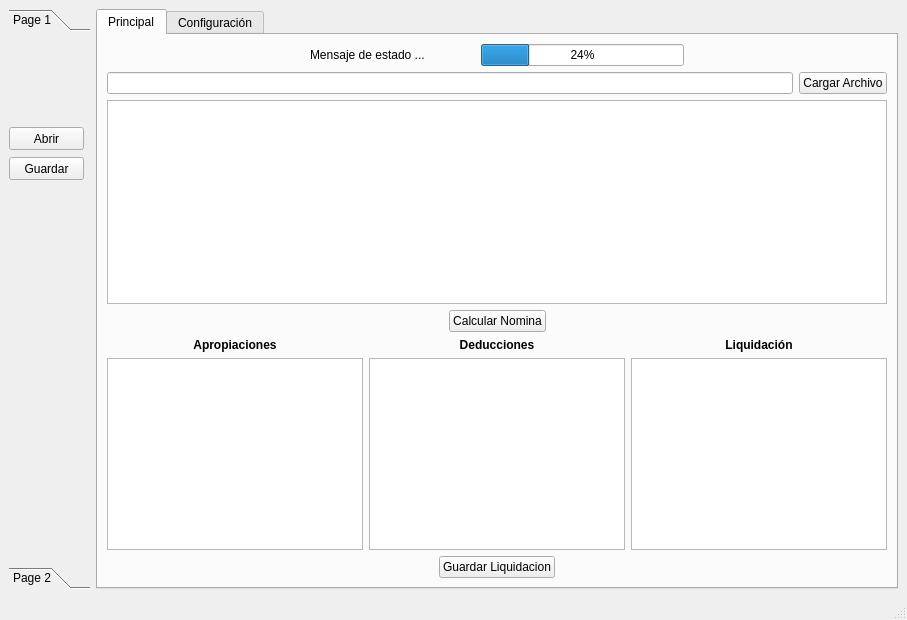
<?xml version="1.0" encoding="UTF-8"?>
<ui version="4.0">
 <class>MainWindow</class>
 <widget class="QMainWindow" name="MainWindow">
  <property name="geometry">
   <rect>
    <x>0</x>
    <y>0</y>
    <width>907</width>
    <height>620</height>
   </rect>
  </property>
  <property name="sizePolicy">
   <sizepolicy hsizetype="Fixed" vsizetype="Fixed">
    <horstretch>0</horstretch>
    <verstretch>0</verstretch>
   </sizepolicy>
  </property>
  <property name="maximumSize">
   <size>
    <width>907</width>
    <height>620</height>
   </size>
  </property>
  <property name="windowTitle">
   <string>NominaHelper</string>
  </property>
  <widget class="QWidget" name="centralwidget">
   <layout class="QHBoxLayout" name="horizontalLayout_9">
    <item>
     <widget class="QToolBox" name="barra">
      <property name="currentIndex">
       <number>0</number>
      </property>
      <widget class="QWidget" name="page">
       <property name="geometry">
        <rect>
         <x>0</x>
         <y>0</y>
         <width>69</width>
         <height>528</height>
        </rect>
       </property>
       <attribute name="label">
        <string>Page 1</string>
       </attribute>
       <widget class="QPushButton" name="boton_abrir">
        <property name="geometry">
         <rect>
          <x>0</x>
          <y>90</y>
          <width>75</width>
          <height>23</height>
         </rect>
        </property>
        <property name="text">
         <string>Abrir</string>
        </property>
       </widget>
       <widget class="QPushButton" name="pushButton_2">
        <property name="geometry">
         <rect>
          <x>0</x>
          <y>120</y>
          <width>75</width>
          <height>23</height>
         </rect>
        </property>
        <property name="toolTip">
         <string>Guarde su archivo de nomina...</string>
        </property>
        <property name="text">
         <string>Guardar</string>
        </property>
       </widget>
      </widget>
      <widget class="QWidget" name="page_2">
       <property name="geometry">
        <rect>
         <x>0</x>
         <y>0</y>
         <width>69</width>
         <height>528</height>
        </rect>
       </property>
       <attribute name="label">
        <string>Page 2</string>
       </attribute>
      </widget>
     </widget>
    </item>
    <item>
     <widget class="QTabWidget" name="tabWidget">
      <property name="currentIndex">
       <number>0</number>
      </property>
      <widget class="QWidget" name="tab">
       <attribute name="title">
        <string>Principal</string>
       </attribute>
       <layout class="QHBoxLayout" name="horizontalLayout">
        <item>
         <layout class="QVBoxLayout" name="verticalLayout_3">
          <item>
           <layout class="QHBoxLayout" name="horizontalLayout_5">
            <item>
             <spacer name="horizontalSpacer_4">
              <property name="orientation">
               <enum>Qt::Horizontal</enum>
              </property>
              <property name="sizeHint" stdset="0">
               <size>
                <width>40</width>
                <height>20</height>
               </size>
              </property>
             </spacer>
            </item>
            <item>
             <widget class="QLabel" name="mensaje_progreso">
              <property name="text">
               <string>Mensaje de estado ...</string>
              </property>
             </widget>
            </item>
            <item>
             <spacer name="horizontalSpacer_6">
              <property name="orientation">
               <enum>Qt::Horizontal</enum>
              </property>
              <property name="sizeType">
               <enum>QSizePolicy::Maximum</enum>
              </property>
              <property name="sizeHint" stdset="0">
               <size>
                <width>50</width>
                <height>20</height>
               </size>
              </property>
             </spacer>
            </item>
            <item>
             <widget class="QProgressBar" name="barra_progreso">
              <property name="value">
               <number>24</number>
              </property>
             </widget>
            </item>
            <item>
             <spacer name="horizontalSpacer_5">
              <property name="orientation">
               <enum>Qt::Horizontal</enum>
              </property>
              <property name="sizeHint" stdset="0">
               <size>
                <width>40</width>
                <height>20</height>
               </size>
              </property>
             </spacer>
            </item>
           </layout>
          </item>
          <item>
           <layout class="QHBoxLayout" name="horizontalLayout_2">
            <property name="sizeConstraint">
             <enum>QLayout::SetDefaultConstraint</enum>
            </property>
            <item>
             <widget class="QLineEdit" name="ruta_archivo_nomina"/>
            </item>
            <item>
             <widget class="QPushButton" name="boton_cargar_archivo">
              <property name="text">
               <string>Cargar Archivo</string>
              </property>
             </widget>
            </item>
           </layout>
          </item>
          <item>
           <widget class="QTableWidget" name="tabla_empleados"/>
          </item>
          <item>
           <layout class="QHBoxLayout" name="horizontalLayout_3">
            <item>
             <spacer name="horizontalSpacer">
              <property name="orientation">
               <enum>Qt::Horizontal</enum>
              </property>
              <property name="sizeHint" stdset="0">
               <size>
                <width>40</width>
                <height>20</height>
               </size>
              </property>
             </spacer>
            </item>
            <item>
             <widget class="QPushButton" name="boton_calcular_nomina">
              <property name="text">
               <string>Calcular Nomina</string>
              </property>
             </widget>
            </item>
            <item>
             <spacer name="horizontalSpacer_2">
              <property name="orientation">
               <enum>Qt::Horizontal</enum>
              </property>
              <property name="sizeHint" stdset="0">
               <size>
                <width>40</width>
                <height>20</height>
               </size>
              </property>
             </spacer>
            </item>
           </layout>
          </item>
          <item>
           <layout class="QHBoxLayout" name="horizontalLayout_4">
            <item>
             <layout class="QVBoxLayout" name="verticalLayout_4">
              <item>
               <widget class="QLabel" name="label_2">
                <property name="font">
                 <font>
                  <weight>75</weight>
                  <bold>true</bold>
                 </font>
                </property>
                <property name="text">
                 <string>Apropiaciones</string>
                </property>
                <property name="alignment">
                 <set>Qt::AlignCenter</set>
                </property>
               </widget>
              </item>
              <item>
               <widget class="QTableWidget" name="tabla_apropiaciones"/>
              </item>
             </layout>
            </item>
            <item>
             <layout class="QVBoxLayout" name="verticalLayout_5">
              <item>
               <widget class="QLabel" name="label_3">
                <property name="font">
                 <font>
                  <weight>75</weight>
                  <bold>true</bold>
                 </font>
                </property>
                <property name="text">
                 <string>Deducciones</string>
                </property>
                <property name="alignment">
                 <set>Qt::AlignCenter</set>
                </property>
               </widget>
              </item>
              <item>
               <widget class="QTableWidget" name="tabla_deducciones"/>
              </item>
             </layout>
            </item>
            <item>
             <layout class="QVBoxLayout" name="verticalLayout_6">
              <item>
               <widget class="QLabel" name="label_4">
                <property name="font">
                 <font>
                  <weight>75</weight>
                  <bold>true</bold>
                 </font>
                </property>
                <property name="text">
                 <string>Liquidación</string>
                </property>
                <property name="alignment">
                 <set>Qt::AlignCenter</set>
                </property>
               </widget>
              </item>
              <item>
               <widget class="QTableWidget" name="tabla_liquidacion"/>
              </item>
             </layout>
            </item>
           </layout>
          </item>
          <item>
           <layout class="QHBoxLayout" name="horizontalLayout_6">
            <item>
             <spacer name="horizontalSpacer_3">
              <property name="orientation">
               <enum>Qt::Horizontal</enum>
              </property>
              <property name="sizeHint" stdset="0">
               <size>
                <width>40</width>
                <height>20</height>
               </size>
              </property>
             </spacer>
            </item>
            <item>
             <widget class="QPushButton" name="boton_guardar_liquidacion">
              <property name="text">
               <string>Guardar Liquidacion</string>
              </property>
             </widget>
            </item>
            <item>
             <spacer name="horizontalSpacer_7">
              <property name="orientation">
               <enum>Qt::Horizontal</enum>
              </property>
              <property name="sizeHint" stdset="0">
               <size>
                <width>40</width>
                <height>20</height>
               </size>
              </property>
             </spacer>
            </item>
           </layout>
          </item>
         </layout>
        </item>
       </layout>
      </widget>
      <widget class="QWidget" name="tab_2">
       <attribute name="title">
        <string>Configuración</string>
       </attribute>
       <layout class="QHBoxLayout" name="horizontalLayout_7">
        <item>
         <layout class="QVBoxLayout" name="verticalLayout_7">
          <item>
           <layout class="QFormLayout" name="formLayout">
            <property name="labelAlignment">
             <set>Qt::AlignRight|Qt::AlignTrailing|Qt::AlignVCenter</set>
            </property>
            <property name="formAlignment">
             <set>Qt::AlignRight|Qt::AlignTop|Qt::AlignTrailing</set>
            </property>
            <item row="0" column="0">
             <widget class="QLabel" name="label_5">
              <property name="layoutDirection">
               <enum>Qt::LeftToRight</enum>
              </property>
              <property name="text">
               <string>Nombre archivo errores</string>
              </property>
              <property name="alignment">
               <set>Qt::AlignRight|Qt::AlignTrailing|Qt::AlignVCenter</set>
              </property>
             </widget>
            </item>
            <item row="0" column="1">
             <widget class="QLineEdit" name="nombre_archivo_errores"/>
            </item>
            <item row="1" column="0">
             <widget class="QLabel" name="label_6">
              <property name="text">
               <string>Nombre archivo registro</string>
              </property>
              <property name="alignment">
               <set>Qt::AlignRight|Qt::AlignTrailing|Qt::AlignVCenter</set>
              </property>
             </widget>
            </item>
            <item row="1" column="1">
             <widget class="QLineEdit" name="nombre_archivo_registro"/>
            </item>
            <item row="2" column="0">
             <widget class="QLabel" name="label_7">
              <property name="text">
               <string>Nombre archivo liquidación</string>
              </property>
              <property name="alignment">
               <set>Qt::AlignRight|Qt::AlignTrailing|Qt::AlignVCenter</set>
              </property>
             </widget>
            </item>
            <item row="3" column="0">
             <widget class="QLabel" name="label_8">
              <property name="text">
               <string>Numero mínimo de lineas</string>
              </property>
              <property name="alignment">
               <set>Qt::AlignRight|Qt::AlignTrailing|Qt::AlignVCenter</set>
              </property>
             </widget>
            </item>
            <item row="5" column="0">
             <widget class="QLabel" name="label_10">
              <property name="text">
               <string>Auxilio de Transporte</string>
              </property>
              <property name="alignment">
               <set>Qt::AlignRight|Qt::AlignTrailing|Qt::AlignVCenter</set>
              </property>
             </widget>
            </item>
            <item row="6" column="0">
             <widget class="QLabel" name="label_11">
              <property name="text">
               <string>Tope Auxilio de Transporte</string>
              </property>
              <property name="alignment">
               <set>Qt::AlignRight|Qt::AlignTrailing|Qt::AlignVCenter</set>
              </property>
             </widget>
            </item>
            <item row="7" column="0">
             <widget class="QLabel" name="label_12">
              <property name="text">
               <string>Tope Fondo Solidaridad</string>
              </property>
              <property name="alignment">
               <set>Qt::AlignRight|Qt::AlignTrailing|Qt::AlignVCenter</set>
              </property>
             </widget>
            </item>
            <item row="8" column="0">
             <widget class="QLabel" name="label_13">
              <property name="text">
               <string>Porcentaje Fondo Solidaridad</string>
              </property>
              <property name="alignment">
               <set>Qt::AlignRight|Qt::AlignTrailing|Qt::AlignVCenter</set>
              </property>
             </widget>
            </item>
            <item row="9" column="0">
             <widget class="QLabel" name="label_14">
              <property name="text">
               <string>Porcentaje ARL</string>
              </property>
              <property name="alignment">
               <set>Qt::AlignRight|Qt::AlignTrailing|Qt::AlignVCenter</set>
              </property>
             </widget>
            </item>
            <item row="2" column="1">
             <widget class="QLineEdit" name="nombre_archivo_liquidacion"/>
            </item>
            <item row="3" column="1">
             <widget class="QLineEdit" name="numero_minimo_lineas"/>
            </item>
            <item row="4" column="1">
             <widget class="QLineEdit" name="smlv"/>
            </item>
            <item row="5" column="1">
             <widget class="QLineEdit" name="auxilio_transporte"/>
            </item>
            <item row="6" column="1">
             <widget class="QLineEdit" name="tope_auxilio_transporte">
              <property name="enabled">
               <bool>true</bool>
              </property>
              <property name="readOnly">
               <bool>true</bool>
              </property>
             </widget>
            </item>
            <item row="7" column="1">
             <widget class="QLineEdit" name="tope_fondo_solidaridad">
              <property name="readOnly">
               <bool>true</bool>
              </property>
             </widget>
            </item>
            <item row="8" column="1">
             <widget class="QLineEdit" name="porcentaje_fondo_solidaridad"/>
            </item>
            <item row="9" column="1">
             <widget class="QLineEdit" name="porcentaje_arl"/>
            </item>
            <item row="4" column="0">
             <widget class="QLabel" name="label_9">
              <property name="text">
               <string>SMLV</string>
              </property>
              <property name="alignment">
               <set>Qt::AlignRight|Qt::AlignTrailing|Qt::AlignVCenter</set>
              </property>
             </widget>
            </item>
           </layout>
          </item>
          <item>
           <spacer name="verticalSpacer">
            <property name="orientation">
             <enum>Qt::Vertical</enum>
            </property>
            <property name="sizeHint" stdset="0">
             <size>
              <width>20</width>
              <height>40</height>
             </size>
            </property>
           </spacer>
          </item>
          <item>
           <layout class="QHBoxLayout" name="horizontalLayout_8">
            <item>
             <spacer name="horizontalSpacer_8">
              <property name="orientation">
               <enum>Qt::Horizontal</enum>
              </property>
              <property name="sizeHint" stdset="0">
               <size>
                <width>40</width>
                <height>20</height>
               </size>
              </property>
             </spacer>
            </item>
            <item>
             <widget class="QPushButton" name="aplicar_cambios">
              <property name="text">
               <string>Aplicar Cambios</string>
              </property>
             </widget>
            </item>
            <item>
             <spacer name="horizontalSpacer_9">
              <property name="orientation">
               <enum>Qt::Horizontal</enum>
              </property>
              <property name="sizeHint" stdset="0">
               <size>
                <width>40</width>
                <height>20</height>
               </size>
              </property>
             </spacer>
            </item>
            <item>
             <widget class="QPushButton" name="cargar_valores_defecto">
              <property name="text">
               <string>Valores por Defecto</string>
              </property>
             </widget>
            </item>
            <item>
             <spacer name="horizontalSpacer_10">
              <property name="orientation">
               <enum>Qt::Horizontal</enum>
              </property>
              <property name="sizeHint" stdset="0">
               <size>
                <width>40</width>
                <height>20</height>
               </size>
              </property>
             </spacer>
            </item>
           </layout>
          </item>
          <item>
           <spacer name="verticalSpacer_2">
            <property name="orientation">
             <enum>Qt::Vertical</enum>
            </property>
            <property name="sizeHint" stdset="0">
             <size>
              <width>20</width>
              <height>40</height>
             </size>
            </property>
           </spacer>
          </item>
         </layout>
        </item>
       </layout>
      </widget>
     </widget>
    </item>
   </layout>
  </widget>
  <widget class="QStatusBar" name="statusbar"/>
 </widget>
 <resources/>
 <connections/>
</ui>
